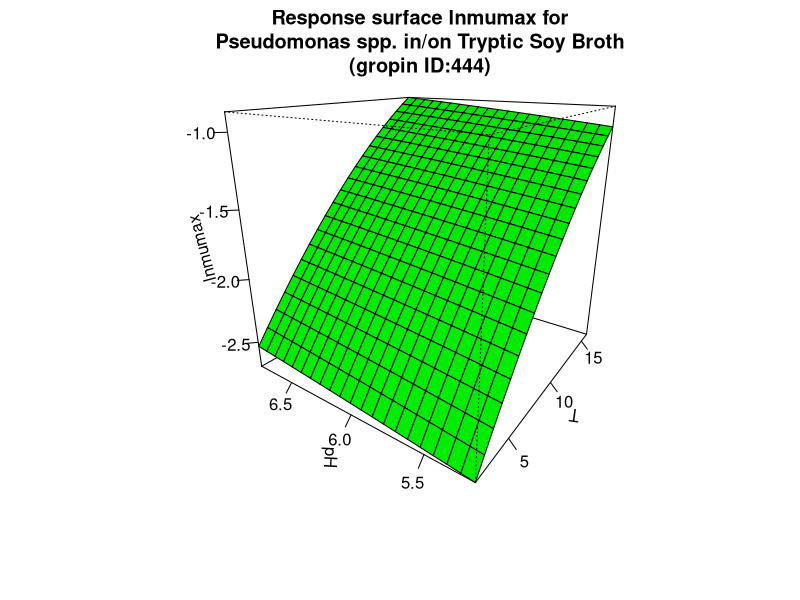

Write R code to recreate this figure.
#############################
# start of Parameter script
#############################
T <- seq(2.002,15.984015984016,length.out=21)
pH <- seq(5.2052,6.79320679320679,length.out=21)
#############################
# end of Parameter script
#############################
############################# 
# start of Model script Gropin ID 444 
#############################
 
# constant coefficients for this model
 
variables <- data.frame(T,pH)
argumentsPar <- expand.grid(variables)
 
# heart of the model
response_surface <- function(T,pH) {
   mumax <-(-3.929+0.185*T+0.2142*pH-0.003181*(T^2)-0.008647*(pH^2)-0.001372*T*pH)

return(mumax=mumax)
} 

# output parameters
responseSurface <- cbind(argumentsPar,response_surface(argumentsPar['T'],argumentsPar['pH']))
colnames(responseSurface) <- c(colnames(argumentsPar),'lnmumax')
#############################
# End of Model script
#############################
############################# 
# start of Visualisation script Gropin ID 444 
#############################
persp(T,pH,matrix(unlist(responseSurface$'lnmumax'),nrow=21),col = 'green',xlab='T',ylab='pH',zlab='lnmumax',main='Response surface lnmumax for
Pseudomonas spp. in/on Tryptic Soy Broth
(gropin ID:444)',theta=305,phi=20,shade=0.25,ticktype = 'detailed')
#############################
# End of Visualisation script
#############################
